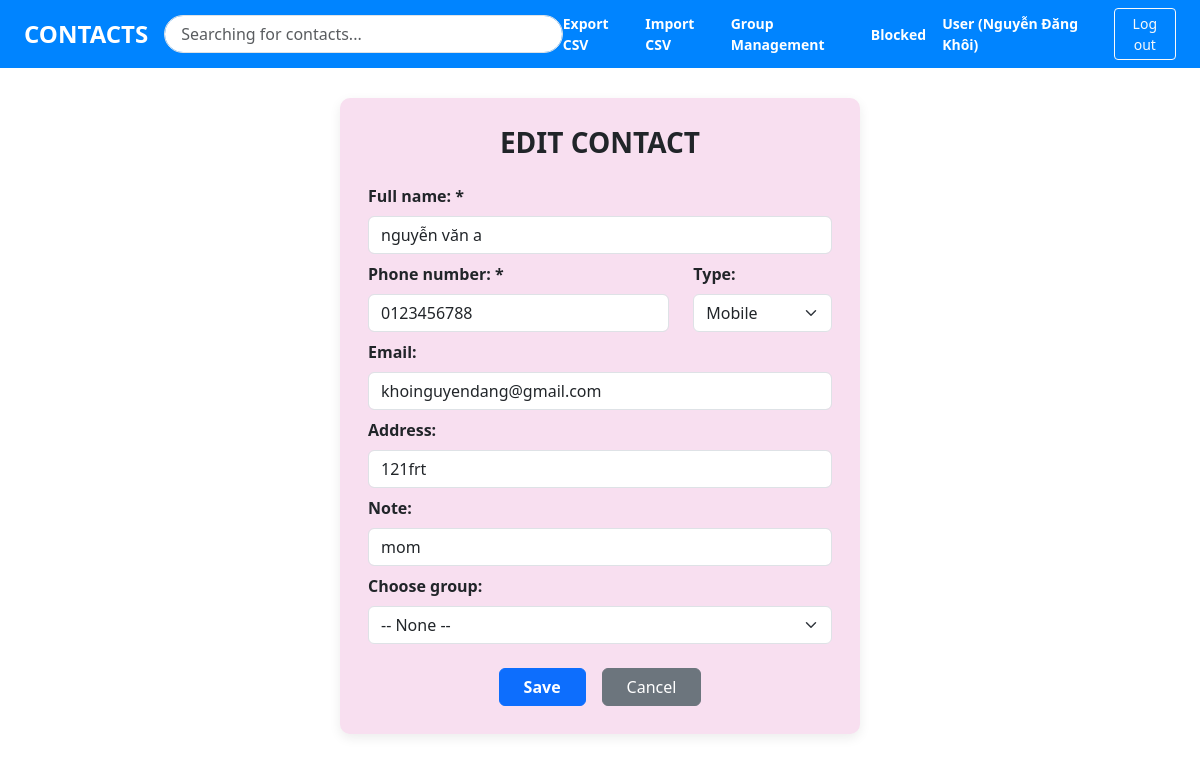
Page /contacts/1/edit (signed in) on the committed database.
### tables this page shows
CREATE TABLE CONTACTS (
        contactID INTEGER PRIMARY KEY AUTOINCREMENT,
        userID INTEGER NOT NULL,
        fullName VARCHAR(100) NOT NULL,
        email VARCHAR(100),
        address VARCHAR(255),
        note TEXT,
        isBlocked BOOLEAN DEFAULT 0,
        FOREIGN KEY (userID) REFERENCES USERS(userID) ON DELETE CASCADE
    );

CREATE TABLE PHONE_NUMBERS (
        phoneID INTEGER PRIMARY KEY AUTOINCREMENT,
        contactID INTEGER NOT NULL,
        phoneNumber VARCHAR(20) NOT NULL,
        phoneType VARCHAR(30) DEFAULT 'Mobile',
        FOREIGN KEY (contactID) REFERENCES CONTACTS(contactID) ON DELETE CASCADE
    );

### controllers/contact_controller.py (the view)
@router.get("/contacts/{contact_id}/edit")
def edit_contact_page(request: Request, contact_id: int):
    user_id = request.session.get("user_id")
    if not user_id:
        return RedirectResponse(url="/login", status_code=303)
    contact = Contact.viewContact(contact_id, user_id)
    if not contact:
        return RedirectResponse(url="/", status_code=303)
    groups = Group.viewGroups(user_id)
    contact["groupID"] = contact["groups"][0]["groupID"] if contact["groups"] else None
    return templates.TemplateResponse(request=request, name="contact_form.html", context={"groups": groups, "contact": contact, "error": "", "dup_warning": None
    })

### views/templates/contact_form.html (shortened to what this page needs)
{% extends "base.html" %}
{% block content %}
<div class="pink-card">
    <h3 class="text-center fw-bold mb-4">{{ 'EDIT CONTACT' if contact and contact.contactID else 'ADD NEW CONTACT' }}</h3>
    <form method="post" action="{{ '/contacts/' ~ contact.contactID ~ '/edit' if contact and contact.contactID else '/contacts/add' }}">
        <div class="mb-2">
            <label class="form-label fw-bold">Full name: *</label>
            <input type="text" name="fullName" value="{{ contact.fullName if contact else '' }}" class="form-control" required>
        </div>
        <div class="row mb-2">
            <div class="col-8">
                <label class="form-label fw-bold">Phone number: *</label>
                <input type="text" name="phoneNumber" value="{{ contact.primaryPhone if contact else '' }}" class="form-control" required>
            </div>
            <div class="col-4">
                <label class="form-label fw-bold">Type:</label>
                <select name="phoneType" class="form-select">
                    <option value="Mobile">Mobile</option>
                </select>
            </div>
        </div>
        <div class="mb-2">
            <label class="form-label fw-bold">Email:</label>
            <input type="email" name="email" value="{{ contact.email if contact else '' }}" class="form-control">
        </div>
        <div class="mb-2">
            <label class="form-label fw-bold">Address:</label>
            <input type="text" name="address" value="{{ contact.address if contact else '' }}" class="form-control">
        </div>
        <div class="mb-2">
            <label class="form-label fw-bold">Note:</label>
            <input type="text" name="note" value="{{ contact.note if contact else '' }}" class="form-control">
        </div>
        <div class="mb-4">
            <label class="form-label fw-bold">Choose group:</label>
            <select name="groupID" class="form-select">
                <option value="">-- None --</option>
            </select>
        </div>
        {% if dup_warning %}
        <div class="d-grid gap-2">
            {% if dup_warning.type == 'same_name' %}
            <button type="submit" name="dup_action" value="create_new" class="btn btn-primary fw-bold">Save as Separate Contact</button>
            <button type="submit" name="dup_action" value="append_phone:{{ dup_warning.existing_id }}" class="btn btn-info text-white fw-bold">Append Phone to Existing Contact</button>
            {% elif dup_warning.type == 'same_phone' %}
            <button type="submit" name="dup_action" value="update_name:{{ dup_warning.existing_id }}" class="btn btn-warning fw-bold">Update Existing Contact's Name</button>
            <button type="submit" name="dup_action" value="create_new" class="btn btn-primary fw-bold">Save Anyway</button>
            {% endif %}
            <a href="/" class="btn btn-secondary">Cancel</a>
        </div>
        {% else %}
        <div class="d-flex justify-content-center gap-3">
            <button type="submit" class="btn btn-primary px-4 fw-bold">Save</button>
            <a href="/" class="btn btn-secondary px-4">Cancel</a>
        </div>
        {% endif %}
    </form>
</div>
{% endblock %}

### views/static/style.css (style rules this page uses)
body { background-color: #ffffff; font-family: 'Segoe UI', Tahoma, Geneva, Verdana, sans-serif; }
.pink-card { background-color: #f8dff0; border-radius: 10px; padding: 28px; max-width: 520px; margin: 30px auto; box-shadow: 0 4px 12px rgba(0,0,0,0.08); }

### rows in the picture
CONTACTS: fullName "nguyễn văn a", email "khoinguyendang@gmail.com", address "121frt", note "mom"
PHONE_NUMBERS: phoneNumber "0123456788"

### other values in the picture
{{ request.session.get("user_name") }} "Nguyễn Đăng Khôi"
{{ 'EDIT CONTACT' if contact and contact.contactID else 'ADD NEW CONTACT' }} "EDIT CONTACT"
